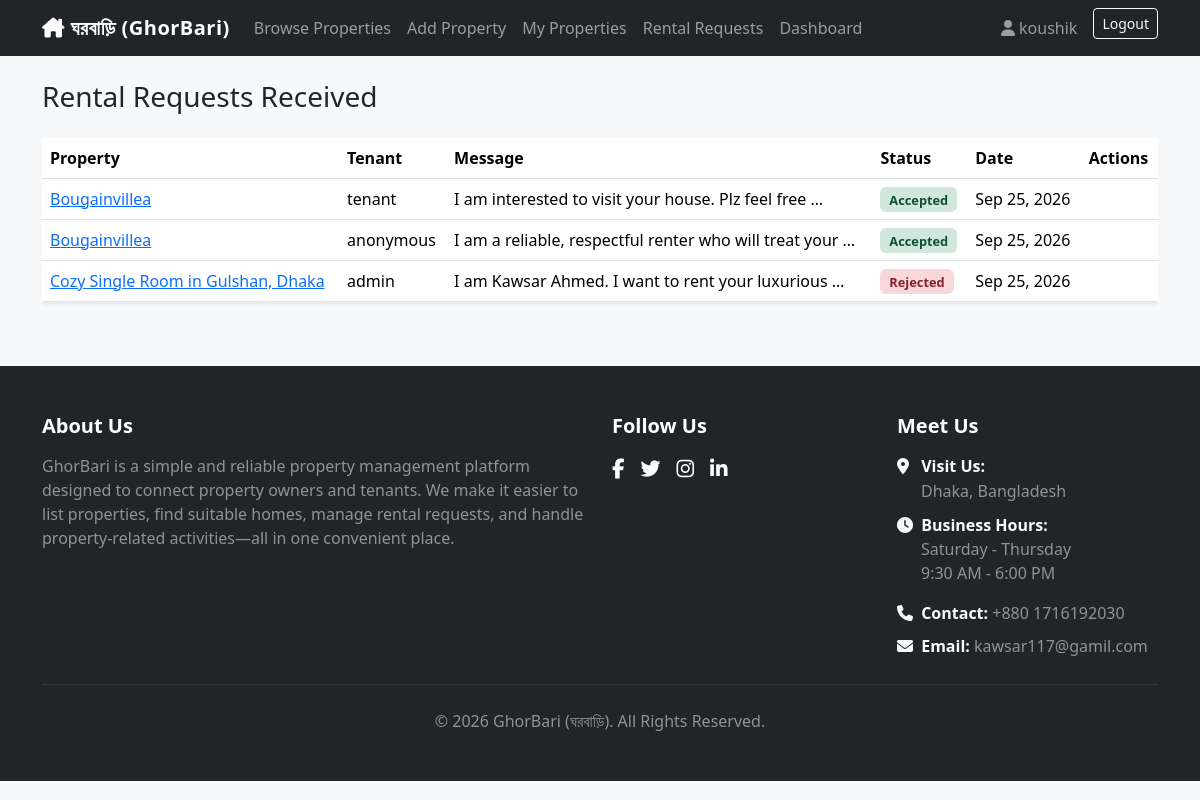
Page /rentals/owner/ (signed in) on the committed database.
### accounts/models.py (models this page shows, shortened)
class User(AbstractUser):
    class Role(models.TextChoices):
        OWNER = 'OWNER', 'Property Owner'
        TENANT = 'TENANT', 'Tenant'
    role = models.CharField(max_length=10, choices=Role.choices, default=Role.TENANT)
    phone_number = models.CharField(max_length=20, blank=True)
    address = models.CharField(max_length=255, blank=True)
    profile_picture = models.ImageField(upload_to='profile_pics/', blank=True, null=True)
    @property
    def is_owner(self):
        return self.role == self.Role.OWNER

### rentals/models.py (models this page shows, shortened)
class RentalRequest(models.Model):
    class Status(models.TextChoices):
        PENDING = 'PENDING', 'Pending'
        ACCEPTED = 'ACCEPTED', 'Accepted'
        REJECTED = 'REJECTED', 'Rejected'
        CANCELLED = 'CANCELLED', 'Cancelled'
    property = models.ForeignKey(
        'properties.Property', on_delete=models.CASCADE, related_name='rental_requests'
    )
    tenant = models.ForeignKey(
        settings.AUTH_USER_MODEL, on_delete=models.CASCADE, related_name='rental_requests'
    )
    message = models.TextField(blank=True)
    request_date = models.DateTimeField(auto_now_add=True)
    status = models.CharField(max_length=10, choices=Status.choices, default=Status.PENDING)
    class Meta:
        ordering = ['-request_date']

### properties/models.py (models this page shows, shortened)
class Property(models.Model):
    class PropertyType(models.TextChoices):
        APARTMENT = 'APARTMENT', 'Apartment'
        HOUSE = 'HOUSE', 'House'
        ROOM = 'ROOM', 'Room'
        OFFICE = 'OFFICE', 'Office'
    owner = models.ForeignKey(
        settings.AUTH_USER_MODEL, on_delete=models.CASCADE, related_name='properties'
    )
    title = models.CharField(max_length=200)
    description = models.TextField()
    property_type = models.CharField(max_length=20, choices=PropertyType.choices)
    location = models.CharField(max_length=255)
    monthly_rent = models.DecimalField(max_digits=10, decimal_places=2)
    bedrooms = models.PositiveIntegerField(default=1)
    bathrooms = models.PositiveIntegerField(default=1)
    image = models.ImageField(upload_to='property_images/', blank=True, null=True)
    is_available = models.BooleanField(default=True)
    created_at = models.DateTimeField(auto_now_add=True)
    updated_at = models.DateTimeField(auto_now=True)
    class Meta:
        ordering = ['-created_at']
        verbose_name_plural = 'Properties'

### rentals/views.py (the view)
# urls.py: path('owner/', views.owner_requests, name='owner_requests'),
@login_required
def owner_requests(request):
    if not request.user.is_owner:
        messages.error(request, "Only property owners can view received requests.")
        return redirect('properties:list')
    requests_qs = RentalRequest.objects.filter(
        property__owner=request.user
    ).select_related('property', 'tenant')
    return render(request, 'rentals/owner_requests.html', {'requests': requests_qs})

### templates/rentals/owner_requests.html (shortened to what this page needs)
{% extends 'base.html' %}
{% block content %}
<h3 class="mb-4">Rental Requests Received</h3>
<div class="table-responsive">
<table class="table bg-white shadow-sm">
    <thead><tr><th>Property</th><th>Tenant</th><th>Message</th><th>Status</th><th>Date</th><th>Actions</th></tr></thead>
    <tbody>
    {% for r in requests %}
        <tr>
            <td><a href="{% url 'properties:detail' r.property.pk %}">{{ r.property.title }}</a></td>
            <td>{{ r.tenant.username }}</td>
            <td>{{ r.message|truncatewords:10 }}</td>
            <td><span class="status-badge status-{{ r.status }}">{{ r.get_status_display }}</span></td>
            <td>{{ r.request_date|date:"M d, Y" }}</td>
            <td>
            </td>
        </tr>
    {% empty %}
        <tr><td colspan="6" class="text-muted text-center">No rental requests received yet.</td></tr>
    {% endfor %}
    </tbody>
</table>
</div>
{% endblock %}

### templates/base.html (shortened to what this page needs)
{% load static %}
<!DOCTYPE html>
<html lang="en">
<head>
    <link href="https://cdnjs.cloudflare.com/ajax/libs/bootstrap/5.3.3/css/bootstrap.min.css" rel="stylesheet">
    <link href="https://cdnjs.cloudflare.com/ajax/libs/font-awesome/6.5.2/css/all.min.css" rel="stylesheet">
    <link rel="stylesheet" href="{% static 'css/style.css' %}">
</head>
<body>
<nav class="navbar navbar-expand-lg navbar-dark bg-dark">
    <div class="container">
        <a class="navbar-brand fw-bold" href="{% url 'properties:list' %}"><i class="fa-solid fa-house-chimney"></i> ঘরবাড়ি (GhorBari) </a>
        <div class="collapse navbar-collapse" id="navMenu">
            <ul class="navbar-nav me-auto">
                <li class="nav-item"><a class="nav-link" href="{% url 'properties:list' %}">Browse Properties</a></li>
                {% if user.is_authenticated %}
                    {% if user.is_owner %}
                        <li class="nav-item"><a class="nav-link" href="{% url 'properties:create' %}">Add Property</a></li>
                        <li class="nav-item"><a class="nav-link" href="{% url 'properties:mine' %}">My Properties</a></li>
                        <li class="nav-item"><a class="nav-link" href="{% url 'rentals:owner_requests' %}">Rental Requests</a></li>
                    {% else %}
                        <li class="nav-item"><a class="nav-link" href="{% url 'rentals:my_requests' %}">My Requests</a></li>
                    {% endif %}
                    <li class="nav-item"><a class="nav-link" href="{% url 'accounts:dashboard' %}">Dashboard</a></li>
                {% endif %}
            </ul>
            <ul class="navbar-nav">
                {% if user.is_authenticated %}
                    <li class="nav-item"><a class="nav-link" href="{% url 'accounts:profile' %}"><i class="fa-solid fa-user"></i> {{ user.username }}</a></li>
                    <li class="nav-item">
                        <form method="post" action="{% url 'accounts:logout' %}" class="d-inline">
                            <button type="submit" class="btn btn-outline-light btn-sm ms-2">Logout</button>
                        </form>
                    </li>
                {% else %}
                    <li class="nav-item"><a class="nav-link" href="{% url 'accounts:login' %}">Login</a></li>
                    <li class="nav-item"><a class="nav-link" href="{% url 'accounts:register' %}">Register</a></li>
                {% endif %}
            </ul>
        </div>
    </div>
</nav>
<div class="container mt-4">
    {% block content %}{% endblock %}
</div>
<footer class="mt-5 py-5 bg-dark text-light">
    <div class="container">
        <div class="row g-4">
            <div class="col-md-6">
                <h5 class="fw-bold text-white mb-3">About Us</h5>
                <p class="text-white-50 mb-0">
                    GhorBari is a simple and reliable property management platform
                    designed to connect property owners and tenants. We make it easier
                    to list properties, find suitable homes, manage rental requests,
                    and handle property-related activities—all in one convenient
                    place.
                </p>
            </div>
            <div class="col-md-3">
                <h5 class="fw-bold text-white mb-3">Follow Us</h5>
                <div class="d-flex gap-3">
                    <a href="#" class="text-white fs-5" aria-label="Facebook">
                        <i class="fab fa-facebook-f"></i>
                    </a>
                    <a href="#" class="text-white fs-5" aria-label="Twitter">
                        <i class="fab fa-twitter"></i>
                    </a>
                    <a href="#" class="text-white fs-5" aria-label="Instagram">
                        <i class="fab fa-instagram"></i>
                    </a>
                    <a href="#" class="text-white fs-5" aria-label="LinkedIn">
                        <i class="fab fa-linkedin-in"></i>
                    </a>
                </div>
            </div>
            <div class="col-md-3">
                <h5 class="fw-bold text-white mb-3">Meet Us</h5>
                <div class="footer-info">
                    <p class="mb-2">
                        <i class="fa-solid fa-location-dot"></i>
                        <strong>Visit Us:</strong><br>
                        <span class="ms-4 text-white-50">
                            Dhaka, Bangladesh
                        </span>
                    </p>
                    <div class="mb-3">
                        <div>
                            <i class="fa-solid fa-clock"></i>
                            <strong>Business Hours:</strong>
                        </div>
                        <div class="ms-4 text-white-50">Saturday - Thursday</div>
                        <div class="ms-4 text-white-50">9:30 AM - 6:00 PM</div>
                    </div>
                    <p class="mb-2">
                        <i class="fa-solid fa-phone"></i>
                        <strong>Contact:</strong>
                        <span class="text-white-50">
                            +880 1716192030
                        </span>
                    </p>
                    <p class="mb-0">
                        <i class="fa-solid fa-envelope"></i>
                        <strong>Email:</strong>
                        <span class="text-white-50">
                            kawsar117@gamil.com
                        </span>
                    </p>
                </div>
            </div>
        </div>
        <hr class="border-secondary my-4">
        <div class="text-center">
            <p class="mb-0 text-white-50">
                © {% now "Y" %} GhorBari (ঘরবাড়ি). All Rights Reserved.
            </p>
        </div>
    </div>
</footer>
</body>
</html>

### static/css/style.css (style rules this page uses)
body { background-color: #f7f8fa; }
.navbar-brand { letter-spacing: 0.5px; }
.status-ACCEPTED { color: #0f5132; background: #d1e7dd; }
.status-REJECTED { color: #842029; background: #f8d7da; }
.status-badge { padding: 0.3em 0.7em; border-radius: 0.375rem; font-weight: 600; font-size: 0.8rem; }
.footer-info p { line-height: 1.6; }
.footer-info i { width: 20px; }
footer a { text-decoration: none; transition: opacity 0.2s ease; }

### rows in the picture
User: username "koushik"
RentalRequest: property "Bougainvillea", tenant.username "tenant", message "I am interested to visit your house. Plz feel free …", status "Accepted", request_date "Sep 25, 2026"
RentalRequest: property "Bougainvillea", tenant.username "anonymous", message "I am a reliable, respectful renter who will treat your …", status "Accepted", request_date "Sep 25, 2026"
RentalRequest: property "Cozy Single Room in Gulshan, Dhaka", tenant.username "admin", message "I am Kawsar Ahmed. I want to rent your luxurious …", status "Rejected", request_date "Sep 25, 2026"
